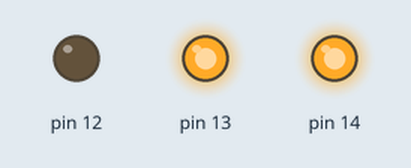
Simulated run of this sketch. Board: Arduino Uno, built with avr-gcc and run on an emulated ATmega328P. Parts: output pins drawn as LEDs (lit = HIGH).

Above: at 1.0 s.
At 3.0 s:
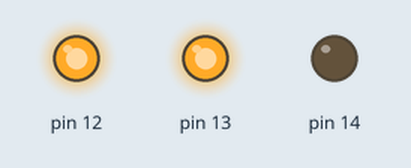
At 5.0 s:
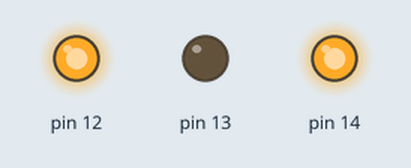
Timing chart, 0 to 7.8 s (numbered marks = the images above):
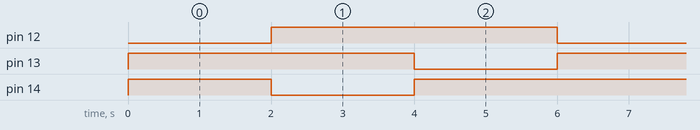

Measured:
- by itself, pin 12–14: alternates HIGH for 4.0 s and LOW for 2.0 s
- by itself, everything shown: repeats every 6.0 s, in 4 steps

The sketch:

LED_test.ino
```cpp
void setup() {
  // put your setup code here, to run once:
  pinMode(13, OUTPUT);
  digitalWrite(13, HIGH);
  pinMode(14, OUTPUT);
  digitalWrite(14, HIGH);
  pinMode(12, OUTPUT);
  digitalWrite(12, HIGH);
}

void loop() {
  // put your main code here, to run repeatedly:
  digitalWrite(12, LOW);
  delay(2000);
  digitalWrite(12, HIGH);
  digitalWrite(14, LOW);
  delay(2000);
  digitalWrite(14, HIGH);
  digitalWrite(13, LOW);
  delay(2000);
  digitalWrite(13, HIGH);
}
```
